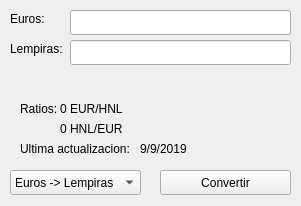
<?xml version="1.0" encoding="UTF-8"?>
<ui version="4.0">
 <class>CalculadoraConversion</class>
 <widget class="QMainWindow" name="CalculadoraConversion">
  <property name="geometry">
   <rect>
    <x>0</x>
    <y>0</y>
    <width>301</width>
    <height>206</height>
   </rect>
  </property>
  <property name="windowTitle">
   <string>Caluladora de conversion</string>
  </property>
  <widget class="QWidget" name="centralwidget">
   <widget class="QLabel" name="lEuros">
    <property name="geometry">
     <rect>
      <x>10</x>
      <y>10</y>
      <width>54</width>
      <height>17</height>
     </rect>
    </property>
    <property name="text">
     <string>Euros:</string>
    </property>
   </widget>
   <widget class="QLabel" name="lLempiras">
    <property name="geometry">
     <rect>
      <x>10</x>
      <y>40</y>
      <width>54</width>
      <height>17</height>
     </rect>
    </property>
    <property name="text">
     <string>Lempiras:</string>
    </property>
   </widget>
   <widget class="QLineEdit" name="eEuros">
    <property name="geometry">
     <rect>
      <x>70</x>
      <y>10</y>
      <width>221</width>
      <height>25</height>
     </rect>
    </property>
   </widget>
   <widget class="QLineEdit" name="eLempiras">
    <property name="geometry">
     <rect>
      <x>70</x>
      <y>40</y>
      <width>221</width>
      <height>25</height>
     </rect>
    </property>
   </widget>
   <widget class="QLabel" name="lRatios">
    <property name="geometry">
     <rect>
      <x>20</x>
      <y>100</y>
      <width>54</width>
      <height>17</height>
     </rect>
    </property>
    <property name="text">
     <string>Ratios:</string>
    </property>
   </widget>
   <widget class="QLabel" name="lRatioEurHnl">
    <property name="geometry">
     <rect>
      <x>60</x>
      <y>100</y>
      <width>211</width>
      <height>17</height>
     </rect>
    </property>
    <property name="text">
     <string>0 EUR/HNL</string>
    </property>
   </widget>
   <widget class="QLabel" name="lRatioHnlEur">
    <property name="geometry">
     <rect>
      <x>60</x>
      <y>120</y>
      <width>211</width>
      <height>17</height>
     </rect>
    </property>
    <property name="text">
     <string>0 HNL/EUR</string>
    </property>
   </widget>
   <widget class="QLabel" name="lUltimaActualizacion">
    <property name="geometry">
     <rect>
      <x>20</x>
      <y>140</y>
      <width>121</width>
      <height>17</height>
     </rect>
    </property>
    <property name="text">
     <string>Ultima actualizacion:</string>
    </property>
   </widget>
   <widget class="QLabel" name="lFechaUltimaActualizacion">
    <property name="geometry">
     <rect>
      <x>140</x>
      <y>140</y>
      <width>131</width>
      <height>17</height>
     </rect>
    </property>
    <property name="text">
     <string>9/9/2019</string>
    </property>
   </widget>
   <widget class="QComboBox" name="cTipoCambio">
    <property name="geometry">
     <rect>
      <x>10</x>
      <y>170</y>
      <width>131</width>
      <height>25</height>
     </rect>
    </property>
    <item>
     <property name="text">
      <string>Euros -&gt; Lempiras</string>
     </property>
    </item>
    <item>
     <property name="text">
      <string>Lempiras -&gt; Euros</string>
     </property>
    </item>
   </widget>
   <widget class="QPushButton" name="bConvertir">
    <property name="geometry">
     <rect>
      <x>160</x>
      <y>170</y>
      <width>131</width>
      <height>25</height>
     </rect>
    </property>
    <property name="text">
     <string>Convertir</string>
    </property>
   </widget>
  </widget>
 </widget>
 <resources/>
 <connections/>
</ui>
